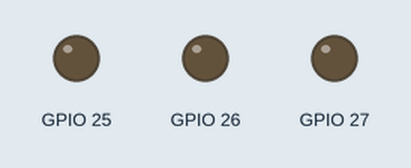
Simulated run of this program. Board: ESP32 board running MicroPython. Shown: output pins drawn as LEDs (lit = HIGH). What the program prints to the serial console is not drawn. At 13.0 s the program stops and its outputs stay as they are.

Above: at 1.0 s.
Timing chart, 0 to 3.0 s (numbered marks = the images above):
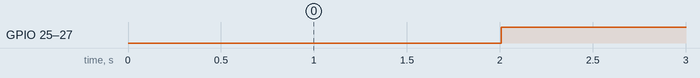

The program:

led.py
```python
import uasyncio as asyncio

from util import *

from machine import Pin

LED_DEFs = {
    "red": (27, ),
    "green": (26, ),
    "blue": (25, ),
}

ledctl_inited = False

class LedCtl:
    _instance = None

    def __init__(self):
        print("LedCtl - init")
        global ledctl_inited
        if False == ledctl_inited:
            self._leds = {}
            for key, val in LED_DEFs.items():
                self._leds[key] = {"pin":Pin(val[0], Pin.OUT), "blink":False, "cont":False, "count":0}
            ledctl_inited = True
        return

    def __new__(cls):
        if cls._instance is None:
            cls._instance = super().__new__(cls)

        return cls._instance

    def off_all(self):
        for key in self._leds:
            self._leds[key]["blink"] = False
            self._leds[key]["pin"].value(False)
        return

    def on_all(self):
        for key in self._leds:
            self._leds[key]["blink"] = False
            self._leds[key]["pin"].value(True)
        return

    def blink_led(self, led_name, blink=True, cont=False, count=10):
        if led_name in self._leds:
            self._leds[led_name]["blink"] = blink
            self._leds[led_name]["pin"].value(False)
            self._leds[led_name]["cont"] = cont
            self._leds[led_name]["count"] = count
        elif "all" == led_name:
            for key in self._leds:
                self._leds[key]["blink"] = blink
                self._leds[key]["pin"].value(False)
                self._leds[key]["cont"] = cont
                self._leds[key]["count"] = count
        return

    def countdown_blink(self, blk_sts):
        for key in self._leds:
            if self._leds[key]["blink"] and (self._leds[key]["cont"] or self._leds[key]["count"] > 0):
                self._leds[key]["pin"].value(blk_sts)
                self._leds[key]["count"] -= 1
                if self._leds[key]["count"] == 0:
                    self._leds[key]["pin"].value(False)
        return


async def proc_led(snd_q=None, rcv_q=None):
    print("proc_led:run")

    # init
    led_ctl = LedCtl()

    def act_led(msg):

        print("act_led_led:run")
        d = conv_msg2dict(msg)
        print(d)
        if "off_all" in d['type']:
            led_ctl.off_all()
        elif "on_all" in d['type']:
            led_ctl.on_all()
        elif "blink" in d['type']:
            # name, blink, cont, count
            name = 'all'
            blink = True
            cont = False
            count = 10
            if 'name' in d:
                name = d['name']
            if 'blink' in d:
                blink = str2bool(d['blink'])
            if 'cont' in d:
                cont = str2bool(d['cont'])
            if 'count' in d:
                count = int(d['count'])
            led_ctl.blink_led(name, blink, cont, count)
        print('led:_act_cmd - over')
        return


    # polling
    blink_status = False

    while True:
        # recvive_que
        msg = recv_que(rcv_q)
        if msg is None:
            # print("IndexError")
            # LED Blink
            blink_status = False if blink_status else True
            led_ctl.countdown_blink(blink_status)
            await asyncio.sleep_ms(200)
            continue

        print("proc_led:msg - ", msg)
        act_led(msg)

    return


async def debug_main():
    que_pre2led = []
    asyncio.create_task(proc_led(snd_q=None, rcv_q=que_pre2led))
    await asyncio.sleep_ms(1_000)
    # send_que(que_pre2led, )
    send_que(que_pre2led, ("dst:led,src:pre,cmd:led,type:off_all"))
    await asyncio.sleep_ms(1_000)
    send_que(que_pre2led, ("dst:led,src:pre,cmd:led,type:on_all"))
    await asyncio.sleep_ms(1_000)
    send_que(que_pre2led, ("dst:led,src:pre,cmd:led,type:blink"))
    await asyncio.sleep_ms(10_000)
    return

def main():
    asyncio.run(debug_main())

if __name__ == "__main__":
    main()
```

util.py
```python
from ifttt_evt import KEY_TO_EVENTID

def conv_msg2dict(msg):
    # input : "a:b,c:d"
    # output: {"a":"b","c":"d"}
    d = {}
    for item in msg.split(','):
        key, val = item.split(':')
        d[key] = val
    return d

def conv_typ2eventid(typ, how):
    if typ in KEY_TO_EVENTID:
        return KEY_TO_EVENTID[typ][how]
    return None

def str2bool(s):
    return s.lower() in ["true", "t", "yes", "1"]


def send_que(que, value, lock=None):
    if que is None:
        return
    que.append(value)
    return

def recv_que(que, lock=None):
    val = None
    if len(que) > 0:
        val = que[0]
        del que[0]
    return val
```

ifttt_evt.py
```python
KEY_TO_EVENTID = {
    "no1" : {
        "pressed" : None,
        "released" : "whb_air_cold",
        "long" : "whb_air_off",
    },
    "no2" : {
        "pressed" : None,
        "released" : "whb_tv_pwr",
        "long" : None,
    },
    "no3" : {
        "pressed" : None,
        "released" : "whb_fan_pwr",
        "long" : None,
    },
    "no4" : {
        "pressed" : None,
        "released" : None,
        "long" : None,
    },
    "no5" : {
        "pressed" : None,
        "released" : None,
        "long" : None,
    },
    "no6" : {
        "pressed" : None,
        "released" : None,
        "long" : None,
    },
    "no7" : {
        "pressed" : None,
        "released" : "meross_speaker_poweroff",
        "long" : "meross_speaker_poweron",
    },
    "no8" : {
        "pressed" : None,
        "released" : "smartlife_2_poweroff",
        "long" : "smartlife_2_poweron",
    },
    "no9" : {
        "pressed" : None,
        "released" : "whb_fan_flow",
        "long" : "whb_fan_swing",
    },
    "no10" : {
        "pressed" : None,
        "released" : None,
        "long" : None,
    },
}
```

Measured:
- by itself, GPIO 25–27: repeats every 0.40 s: LOW 0.20 s, HIGH 0.20 s, until it stays LOW from 4.6 s
